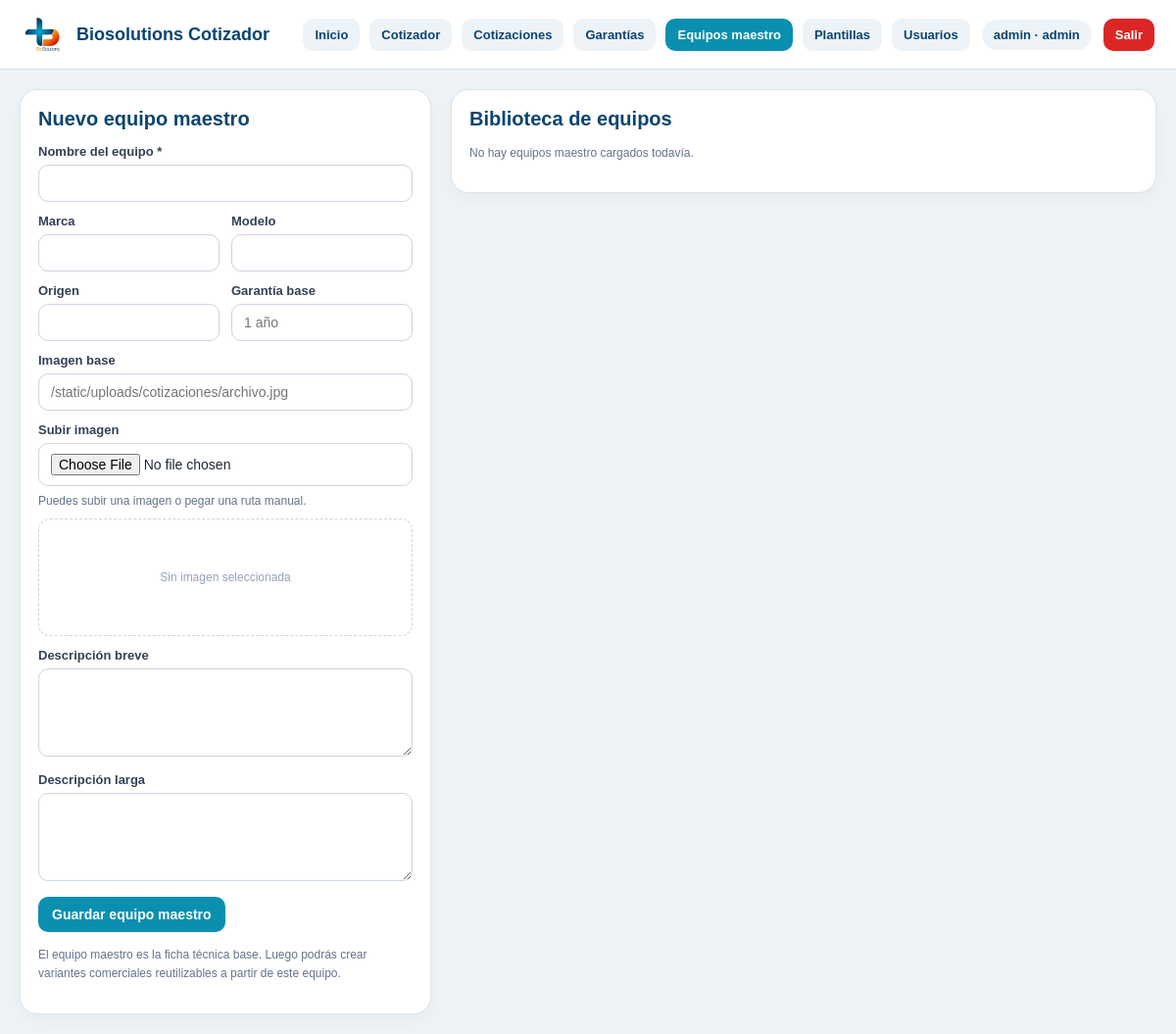
Before: /equipos (signed in) with the older database file.
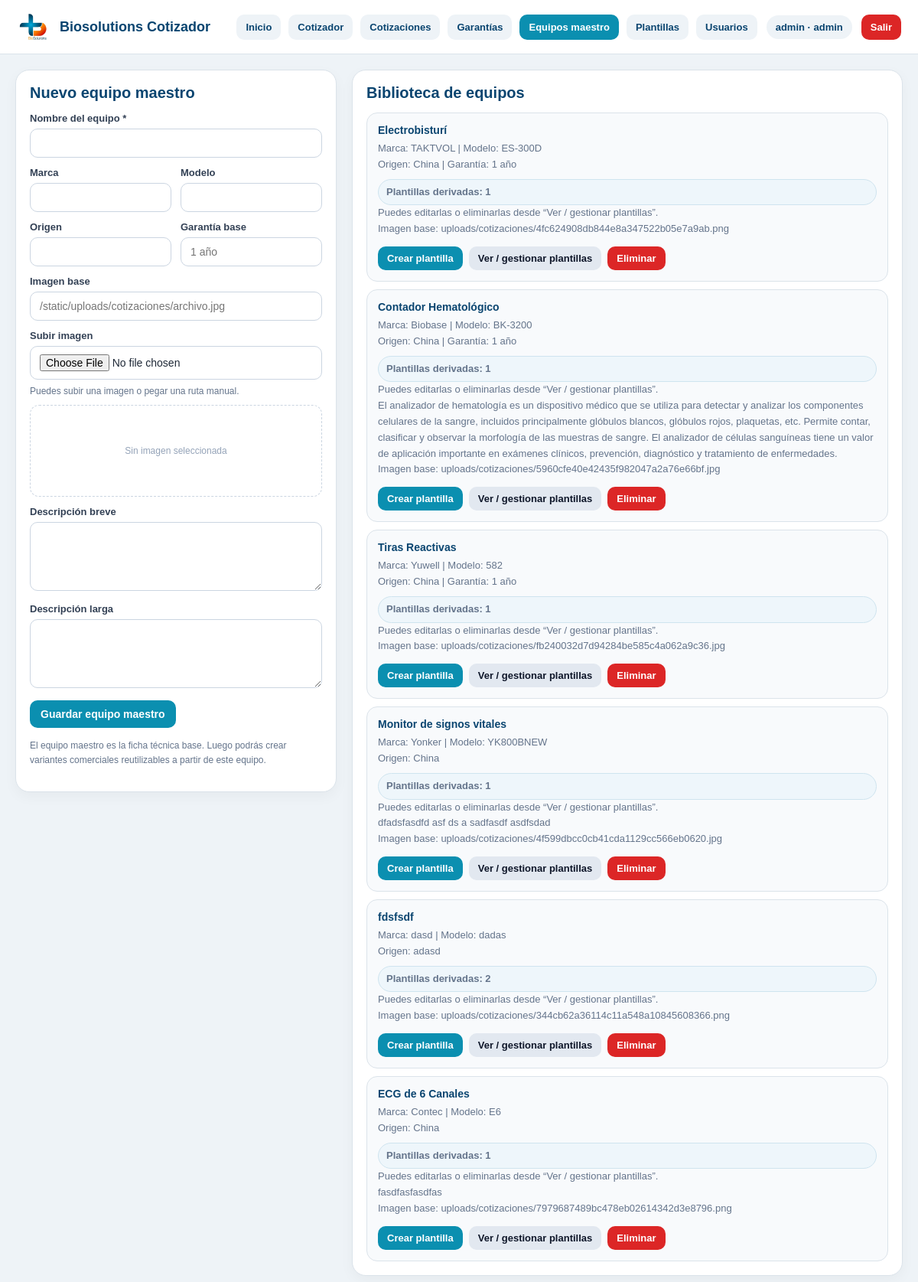
After: the same page with the newer database file.
### tables this page shows
CREATE TABLE equipos (
    id INTEGER PRIMARY KEY AUTOINCREMENT,
    nombre TEXT NOT NULL,
    marca TEXT,
    modelo TEXT,
    origen TEXT,
    garantia_base TEXT,
    descripcion_breve TEXT,
    descripcion_larga TEXT,
    imagen TEXT,
    precio_base REAL,
    mostrar_precio_por_defecto INTEGER DEFAULT 0,
    activo INTEGER DEFAULT 1
);

### app.py (the view)
@app.route("/equipos")
@login_required
def equipos_page():
    conn = get_db_connection()
    equipos = conn.execute("""
        SELECT
            e.*,
            COUNT(p.id) AS plantillas_count
        FROM equipos e
        LEFT JOIN plantillas p
            ON p.equipo_id = e.id
           AND p.activo = 1
        WHERE e.activo = 1
        GROUP BY e.id
        ORDER BY e.id DESC
    """).fetchall()
    conn.close()
    return render_template("equipos.html", equipos=equipos, active_page="equipos")

### app.py (called while the page is built)
def get_db_connection():
    conn = sqlite3.connect(DB_PATH, timeout=10)
    conn.row_factory = sqlite3.Row
    return conn

def get_current_user():
    user_id = session.get("user_id")
    if not user_id:
        return None
    conn = get_db_connection()
    user = conn.execute("""
        SELECT id, username, nombre, rol, activo
        FROM usuarios
        WHERE id = ? AND activo = 1
    """, (user_id,)).fetchone()
    conn.close()
    return user

def login_required(view_func):
    @wraps(view_func)
    def wrapper(*args, **kwargs):
        if not session.get("user_id"):
            return redirect(url_for("login", next=request.path))
        return view_func(*args, **kwargs)
    return wrapper

@app.context_processor
def inject_auth_context():
    user = get_current_user()
    return {
        "current_user": user,
        "current_role": user["rol"] if user else None
    }

### templates/equipos.html (shortened to what the changed rows need)
{% extends "base.html" %}
{% block content %}
<div class="page-grid">
 <section class="page-card">
    <h2>{% if current_role in ['admin', 'editor'] %}Nuevo equipo maestro{% else %}Detalle del módulo{% endif %}</h2>
  </section>
  <section class="page-card">
    <h2>Biblioteca de equipos</h2>
    {% if equipos %}
      <div class="lib-list">
        {% for equipo in equipos %}
          <div class="lib-card">
            <strong>{{ equipo["nombre"] }}</strong>
            <span>
              {% if equipo["marca"] %}Marca: {{ equipo["marca"] }}{% endif %}
              {% if equipo["modelo"] %} | Modelo: {{ equipo["modelo"] }}{% endif %}
            </span>
            <span>
              {% if equipo["origen"] %}Origen: {{ equipo["origen"] }}{% endif %}
              {% if equipo["garantia_base"] %} | Garantía: {{ equipo["garantia_base"] }}{% endif %}
            </span>
            <span class="origin-badge">
              Plantillas derivadas: {{ equipo["plantillas_count"] or 0 }}
            </span>
            {% if (equipo["plantillas_count"] or 0) > 0 %}
              <span>Puedes editarlas o eliminarlas desde “Ver / gestionar plantillas”.</span>
            {% endif %}
            {% if equipo["descripcion_breve"] %}
              <span>{{ equipo["descripcion_breve"] }}</span>
            {% endif %}
            {% if equipo["imagen"] %}
              <span>Imagen base: {{ equipo["imagen"] }}</span>
            {% endif %}
             <div class="card-actions">
               {% if current_role in ['admin', 'editor'] %}
                <a class="btn-link" href="{{ url_for('plantillas_page') }}?equipo_id={{ equipo['id'] }}&action=create">
                  Crear plantilla
                </a>
              {% endif %}
              <a class="btn-link secondary" href="{{ url_for('plantillas_page') }}?equipo_id={{ equipo['id'] }}&action=view">
                Ver / gestionar plantillas
              </a>
              {% if current_role == 'admin' %}
                <form method="post"
                      action="{{ url_for('eliminar_equipo', equipo_id=equipo['id']) }}"
                      onsubmit="return confirm('¿Eliminar este equipo maestro? Las plantillas ya creadas seguirán existiendo, pero el equipo dejará de aparecer en la biblioteca.');"
                      style="display:inline;">
                  <button type="submit" class="btn-link danger">Eliminar</button>
                </form>
              {% endif %}
            </div>
          </div>
        {% endfor %}
      </div>
    {% else %}
      <p class="tiny-note">No hay equipos maestro cargados todavía.</p>
    {% endif %}
  </section>
</div>
{% endblock %}

Changed rows visible on the page:
added equipos: nombre "Electrobisturí", marca "TAKTVOL", modelo "ES-300D", origen "China", garantia_base "1 año", activo "1", imagen "uploads/cotizaciones/4fc624908db844e8a347522b05e7a9ab.png"
added equipos: nombre "Contador Hematológico", marca "Biobase", modelo "BK-3200", origen "China", garantia_base "1 año", activo "1", descripcion_breve "El analizador de hematología es un dispositivo médico que se utiliza para detectar y analizar los componentes celulares de la sangre, incluidos principalmente glóbulos blancos, glóbulos rojos, plaquetas, etc. Permite contar, clasificar y observar la morfología de las muestras de sangre. El analizador de células sanguíneas tiene un valor de aplicación importante en exámenes clínicos, prevención, diagnóstico y tratamiento de enfermedades.", imagen "uploads/cotizaciones/5960cfe40e42435f982047a2a76e66bf.jpg"
added equipos: nombre "Tiras Reactivas", marca "Yuwell", modelo "582", origen "China", garantia_base "1 año", activo "1", imagen "uploads/cotizaciones/fb240032d7d94284be585c4a062a9c36.jpg"
added equipos: nombre "Monitor de signos vitales", marca "Yonker", modelo "YK800BNEW", origen "China", activo "1", descripcion_breve "dfadsfasdfd asf ds a sadfasdf asdfsdad", imagen "uploads/cotizaciones/4f599dbcc0cb41cda1129cc566eb0620.jpg"
added equipos: nombre "fdsfsdf", marca "dasd", modelo "dadas", origen "adasd", equipo "2", imagen "uploads/cotizaciones/344cb62a36114c11a548a10845608366.png"
added equipos: nombre "ECG de 6 Canales", marca "Contec", modelo "E6", origen "China", activo "1", descripcion_breve "fasdfasfasdfas", imagen "uploads/cotizaciones/7979687489bc478eb02614342d3e8796.png"
Other visible differences:
text no longer shown: "No hay equipos maestro cargados todavía."
